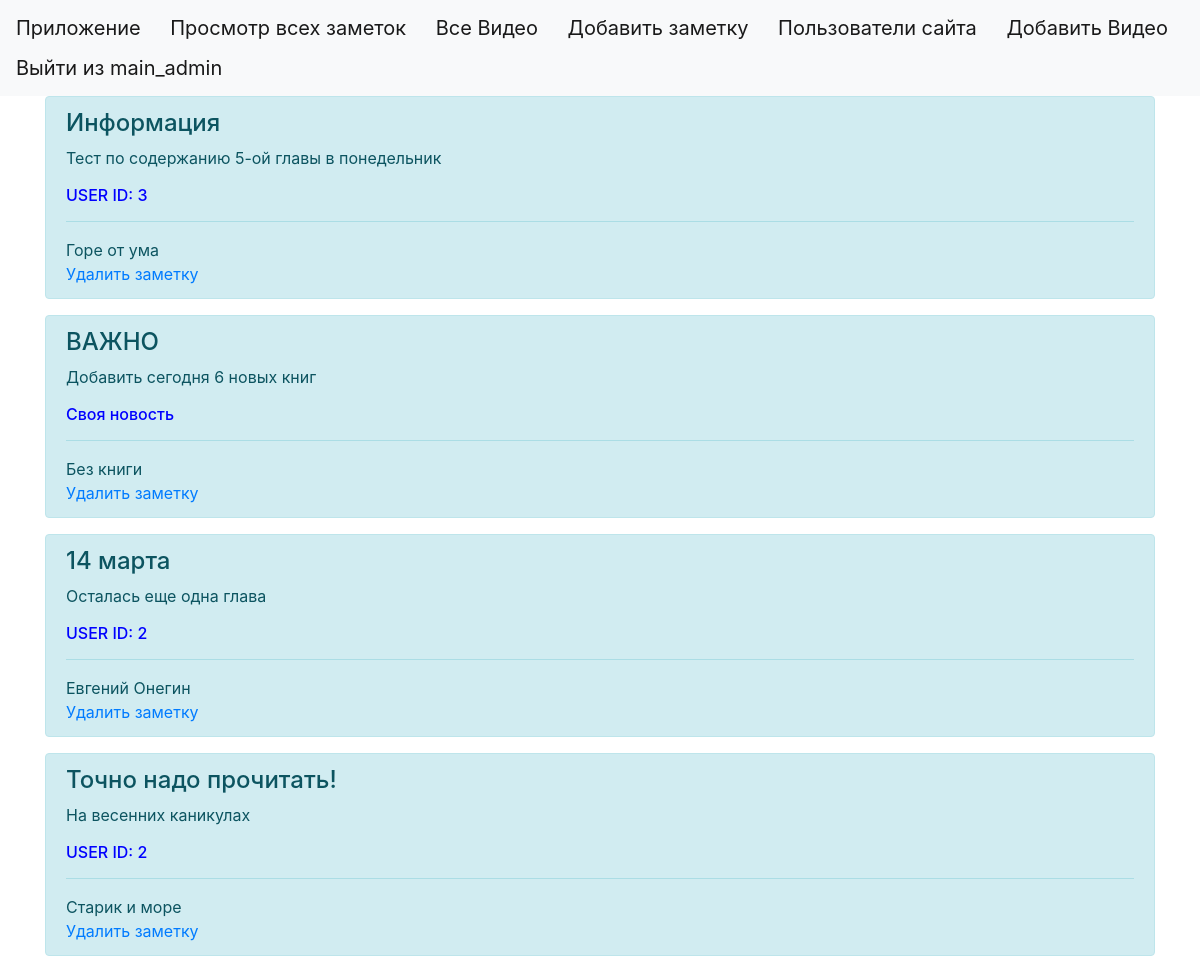
Before: /index/ (signed in) with the older database file.
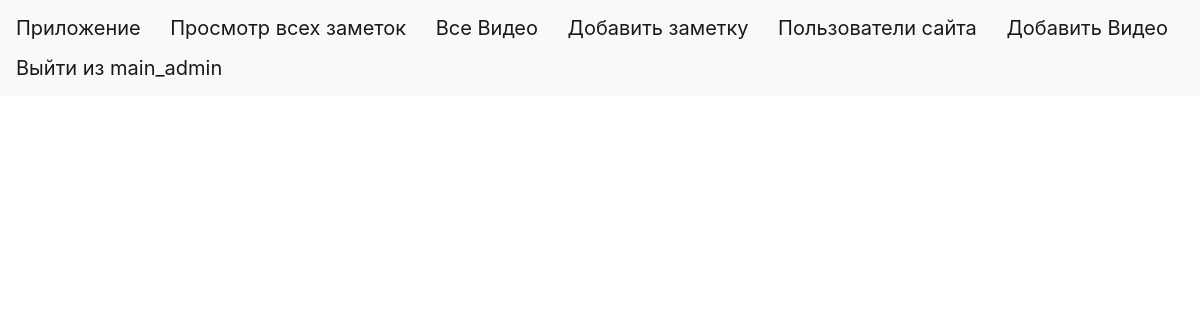
After: the same page with the newer database file.
### tables this page shows
CREATE TABLE users 
                            (id INTEGER PRIMARY KEY AUTOINCREMENT, 
                             user_name VARCHAR(50),
                             password_hash VARCHAR(128)
                             );

CREATE TABLE "news" (
	"id"	INTEGER PRIMARY KEY AUTOINCREMENT,
	"book"	VARCHAR(50),
	"title"	VARCHAR(100),
	"content"	VARCHAR(1000),
	"user_id"	INTEGER
);

### main.py (the view)
@app.route('/')
@app.route('/index/', methods=['POST', 'GET'])
def index():
    if request.method == 'GET':
        form = cgi.FieldStorage()
        if 'username' not in session or not flag_perm and not session.permanent:
            if "username" in session:
                return redirect("/logout")
            return redirect('/login')
        news = NewsModel(db.get_connection()).get_all(session['user_id'])
        user_model = UsersModel(db.get_connection())
        all_news = NewsModel(db.get_connection()).get_all()
        all_users = user_model.get_all()
        if session['username'] in admins:
            return render_template('index.html', news=reversed(all_news),
                                   admins=admins, username=session['username'], all_users=all_users,
                                   adm_n=news)
        return render_template('index.html', username=session['username'], news=reversed(news), admins=admins)

### db.py (called while the page is built)
    def get_connection(self):
        return self.conn

### news_model.py (called while the page is built)
    def get_all(self, user_id=None):
        cursor = self.connection.cursor()
        if user_id:
            cursor.execute("SELECT * FROM news WHERE user_id = ?",
                           (str(user_id),))
        else:
            cursor.execute("SELECT * FROM news")
        rows = cursor.fetchall()
        return rows

### users_model.py (called while the page is built)
    def get_all(self):
        cursor = self.connection.cursor()
        cursor.execute("SELECT * FROM users")
        rows = cursor.fetchall()
        return rows

### templates/index.html (shortened to what this page needs)
{% extends "base.html" %}
{% block content %}
{% if username in admins %}
    {% for item in news %}
{% if item in adm_n %}
<div class="alert alert-info" role="alert">
            <h4 class="alert-heading">{{item[2]}}</h4>
            <p>{{item[3]}}</p>
        <h6 style="color:blue">Своя новость</h6>
              <hr>
            <p class="mb-0">{{item[1]}}</p>
            <a href="/delete_news/{{item[0]}}">Удалить заметку</a>
        </div>
    {% else %}
    <div class="alert alert-info" role="alert">
            <h4 class="alert-heading">{{item[2]}}</h4>
            <p>{{item[3]}}</p>
    <h6 style="color:blue">USER ID: {{item[4]}} </h6>
              <hr>
            <p class="mb-0">{{item[1]}}</p>
            <a href="/delete_news/{{item[0]}}">Удалить заметку</a>
        </div>
{% endif %}
    {% endfor %}
{% endif %}
{% endblock %}

### templates/base.html (shortened to what this page needs)
<!doctype html>
<html lang="en">
<head>
    <link rel="stylesheet" href="https://maxcdn.bootstrapcdn.com/bootstrap/4.0.0/css/bootstrap.min.css">
</head>
  <body>
    <header>
      <nav class="navbar navbar-light bg-light">
        <a class="navbar-brand" href="#">Приложение</a>
          {% if username in admins or show == 1 %}
                        <a class="navbar-brand" href="/">Просмотр всех заметок</a>
                        <a class="navbar-brand" href="/all_books">Все Видео</a>
                        <a class="navbar-brand" href="/add_news/none">Добавить заметку</a>
                        <a class="navbar-brand" href="/site_users">Пользователи сайта</a>
                        <a class="navbar-brand" href="/upload">Добавить Видео</a>
          {% else %}
                {% if "username" in session %}
                        <a class="navbar-brand" href="/">Просмотр своих заметок</a>
                         <a class="navbar-brand" href="/all_books">Все книги</a>
                        <a class="navbar-brand" href="/add_news/none">Добавить заметку</a>
                {% endif %}
          {% endif %}
            {% if "username" in session %}
                         <a class="navbar-brand" href="/logout">Выйти из {{session['username']}}</a>
           {% endif %}
      </nav>
    </header>
    <main role="main" class="container">
        {% block content %}{% endblock %}
    </main>
  </body>
</html>

Changed rows visible on the page:
removed news: title "Информация", content "Тест по содержанию 5-ой главы в понедельник", user "3", book "Горе от ума"
removed news: title "ВАЖНО", content "Добавить сегодня 6 новых книг", book "Без книги"
removed news: title "14 марта", content "Осталась еще одна глава", user "2", book "Евгений Онегин"
removed news: title "Точно надо прочитать!", content "На весенних каникулах", user "2", book "Старик и море"
